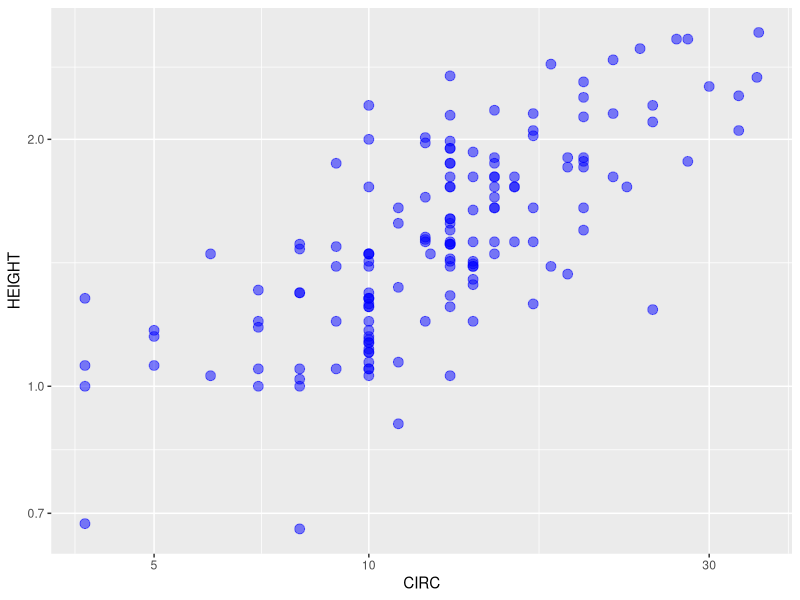
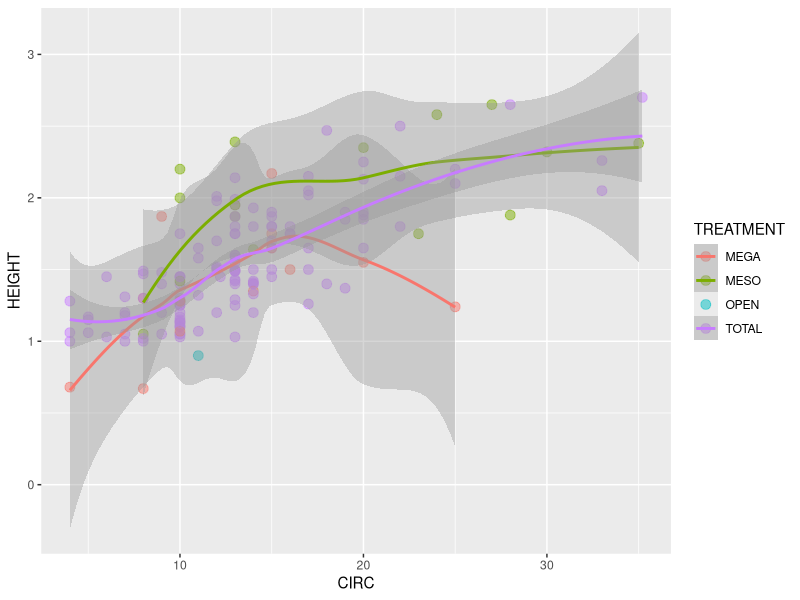
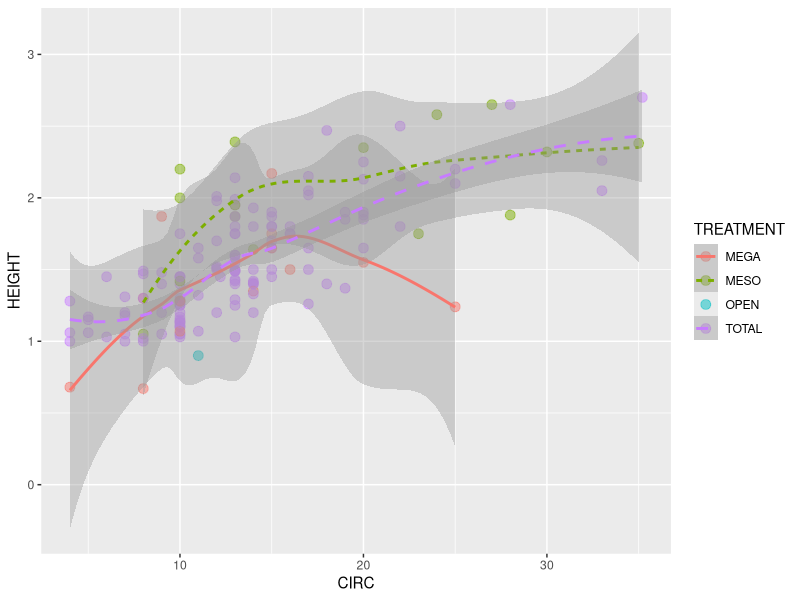
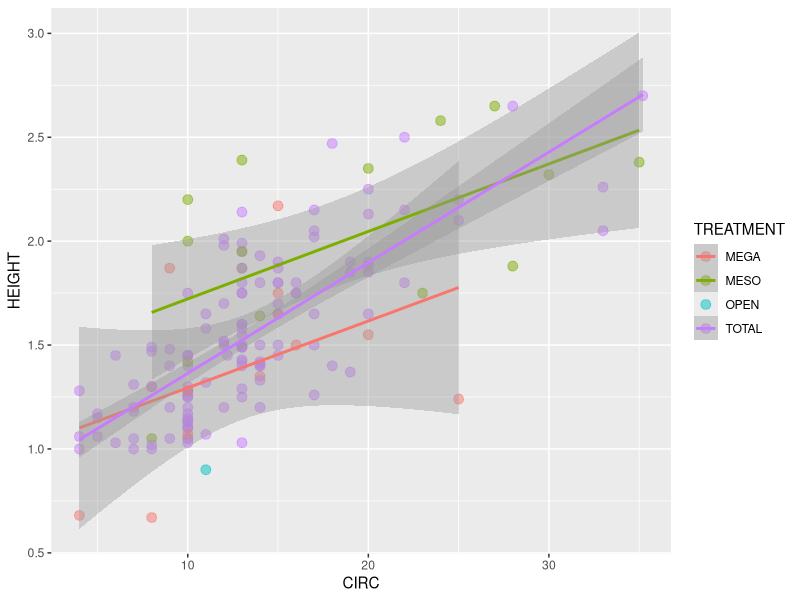
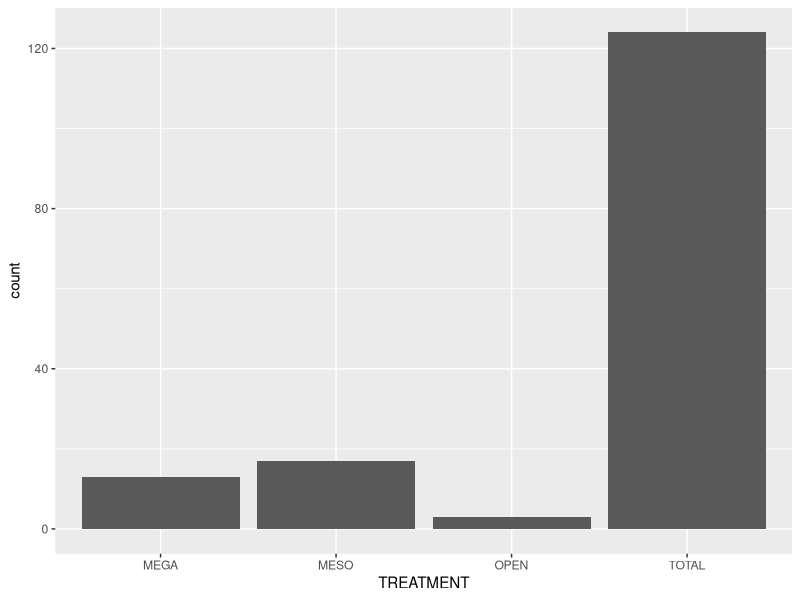
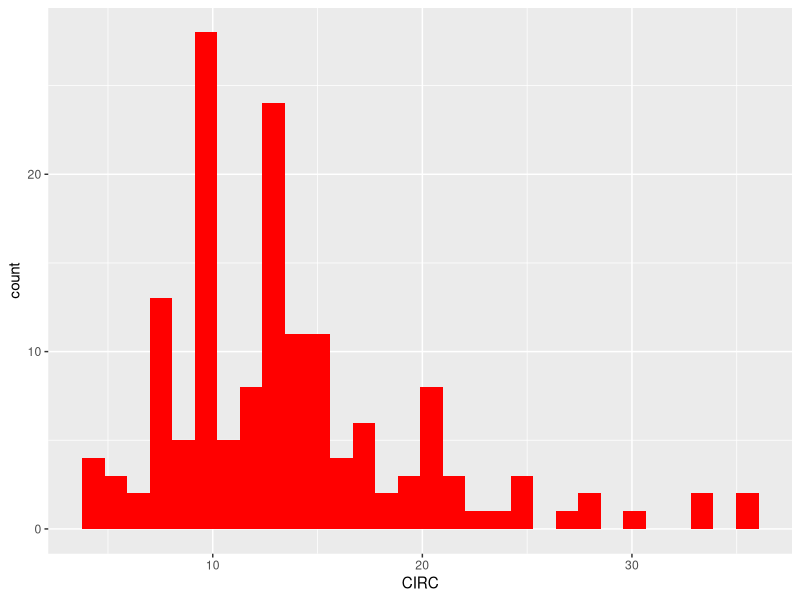
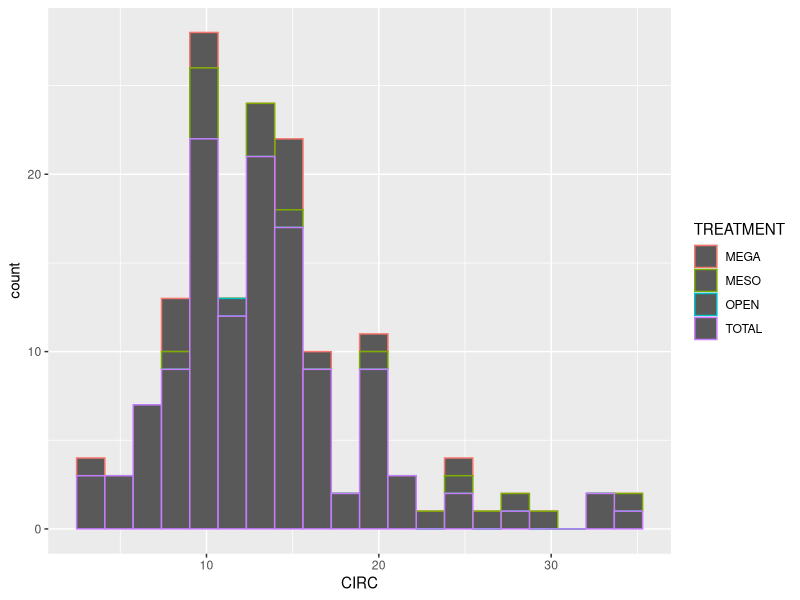
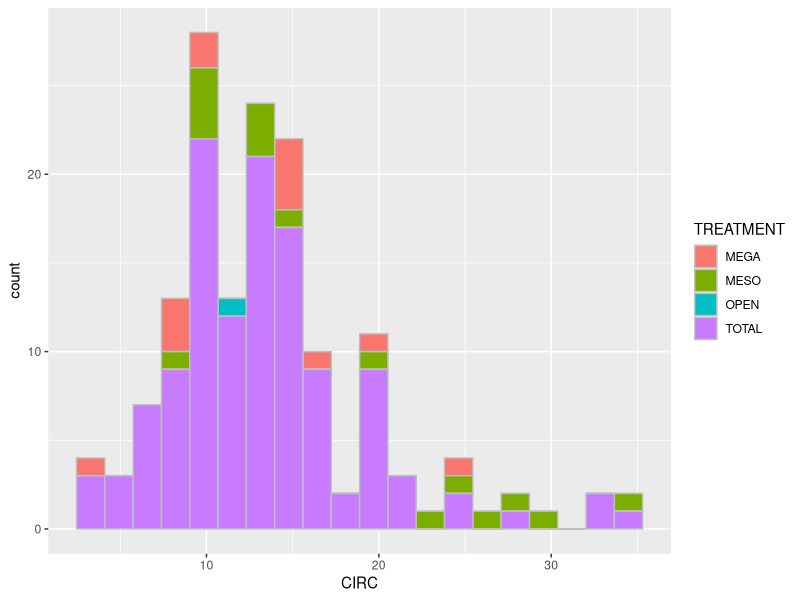

Source code (R) for these figures, in order:
## ---- chunk 1
knitr::opts_chunk$set(echo = TRUE)
library(ggplot2)
## ---- chunk 2
read.csv(file = "../data raw/ACACIA_DREPANOLOBIUM_SURVEY.txt", sep = "\t")
## ---- chunk 3
acacia <- read.csv(file = "../data raw/ACACIA_DREPANOLOBIUM_SURVEY.txt", sep = "\t")
## ---- chunk 4
acacia <- read.csv(file = "../data raw/ACACIA_DREPANOLOBIUM_SURVEY.txt",
         sep ="\t",
         na.strings = "dead")
is.numeric(acacia$HEIGHT)
head(acacia)
#View(acacia)
## ---- chunk 5
library(ggplot2)
ggplot(data = acacia, mapping = aes(x = CIRC, y = HEIGHT)) +
geom_point(size = 3, color = "blue", alpha = 0.5) +
scale_y_log10() +
scale_x_log10()
## ---- chunk 6
ggplot(acacia, aes(x = CIRC, y = HEIGHT, color = TREATMENT)) +
geom_point(size = 3, alpha = 0.5) +
geom_smooth()

ggplot(acacia, aes(x = CIRC, y = HEIGHT, color = TREATMENT, linetype = TREATMENT)) +
geom_point(size = 3, alpha = 0.5) +
geom_smooth()


ggplot(acacia, aes(x = CIRC, y = HEIGHT, color = TREATMENT)) +
geom_point(size = 3, alpha = 0.5) +
geom_smooth(method = "lm") # try with "glm"
## ---- chunk 7
ggplot(data = acacia, mapping = aes(x = TREATMENT)) +
geom_bar()

ggplot(acacia, aes(x = CIRC)) +
geom_histogram(fill = "red")

ggplot(acacia, aes(x = CIRC, color = TREATMENT)) +
geom_histogram(bins = 20)

ggplot(acacia, aes(x = CIRC, fill = TREATMENT)) +
geom_histogram(bins = 20, color = "gray")
## ---- chunk 8
ggplot() +
geom_point(data = acacia,
           mapping = aes(x = CIRC, y = HEIGHT,
                         color = TREATMENT)) +
geom_smooth(data = acacia,
            mapping = aes(x = CIRC, y = HEIGHT))
ggplot() +
geom_point(data = acacia,
           mapping = aes(x = CIRC, y = HEIGHT,
                         color = TREATMENT)) +
geom_smooth(data = acacia,
            mapping = aes(x = CIRC, y = HEIGHT)) +
geom_histogram(data = acacia,
               mapping = aes(x = CIRC, color = TREATMENT),
               alpha = 0.1)

## ---- chunk 9
ggsave("acacia_by_treatment.jpg")
ggsave("acacia_by_treatment.pdf", height = 5, width = 5)

## ---- chunk 10
ggplot(data = acacia, mapping = aes(x = CIRC, y = AXIS1)) +
geom_point() +
labs(x = "Circumference", y = "Canopy Diameter", title = " UHURU Acacia Survey Data")

ggplot(data = acacia, mapping = aes(x = CIRC, y = AXIS1)) +
geom_point() +
scale_x_log10() + scale_y_log10() +
labs(x = "Circumference", y = "Canopy Diameter", title = "UHURU Acacia Survey Data")

ggplot(data = acacia, mapping = aes(x = CIRC, y = AXIS1, color = ANT)) +
geom_point() +
labs(x = "Circumference", y = "Canopy Diameter", title = "UHURU Acacia Survey Data")

ggplot(data = acacia, mapping = aes(x = CIRC, y = AXIS1, color = ANT)) +
geom_point() +
labs(x = "Circumference", y = "Canopy Diameter", title = "UHURU Acacia Survey Data") + facet_wrap(~ANT)

ggplot(data = acacia, mapping = aes(x = CIRC, y = AXIS1, color = ANT)) +
geom_point() +
labs(x = "Circumference", y = "Canopy Diameter", title = "UHURU Acacia Survey Data") + geom_smooth() +
facet_wrap(~ANT)
## ---- chunk 11
ggplot(data = acacia, aes(x = ANT)) + geom_bar()
ggplot(data = acacia, mapping = aes(x = HEIGHT)) +
labs(x = "Height (m)", y = "Number of Acacia", title = "UHURU Acacia Survey Data")
geom_histogram()

ggplot()+
geom_histogram(data = acacia, mapping = aes(x = AXIS1), alpha = 0.3, color = "red") + geom_histogram(data = acacia, mapping = aes(x = AXIS2), alpha = 0.3, color = "black") +
labs(x = "Canopy Diameter (m)", y = "Number of Acacia", title = "UHURU Acacia Survey Data")

ggplot()+
geom_histogram(data = acacia, mapping = aes(x = AXIS1), alpha = 0.3, color = "red", bins = 10) + geom_histogram(data = acacia, mapping = aes(x = AXIS2), alpha = 0.3, color = "black", bins = 10) +
labs(x = "Canopy Diameter (m)", y = "Number of Acacia", title = "UHURU Acacia Survey Data") + facet_wrap(~~TREATMENT) + facet_wrap(~~TREATMENT)
